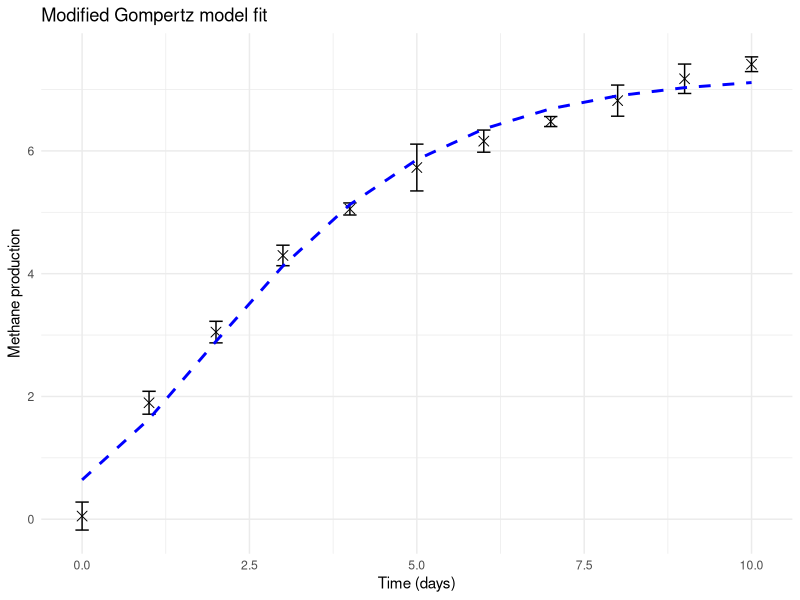

Generate this figure with R:
# ======================================================================
# Gompertz_model.R
# ----------------------------------------------------------------------
# This script fits experimental methane production data
# to the modified Gompertz model and calculates:
#   - Gm: potential methane yield
#   - Rm: maximum methane production rate
#   - lambda: lag phase duration
# It also estimates confidence intervals, R², and generates a plot.
# ======================================================================

# --- Load required packages ---
library(ggplot2)
library(dplyr)

# --- 1. Input data (replace with your own) ---
# Provide two vectors: 
#   t     = time (days)
#   G_obs = cumulative methane production (e.g., mL or mol CH4 / kg VS)
#
# Example dataset (toy data for demonstration only):
t <- rep(0:10, each = 3)  # triplicates
set.seed(123)
G_obs <- 8 * (1 - exp(-0.25 * t)) + rnorm(length(t), sd = 0.2)

# --- 2. Fit the modified Gompertz model ---
start_vals <- list(Gm = max(G_obs), Rm = 1, lambda = 0)

fit <- nls(
  G_obs ~ Gm * exp(-exp((Rm * exp(1) / Gm) * (lambda - t) + 1)),
  start = start_vals,
  control = nls.control(maxiter = 200, tol = 1e-6)
)

# --- 3. Estimated parameters ---
coef_fit <- coef(fit)

# --- 4. 95% confidence intervals & SD approximation ---
ci <- confint(fit)
cat("Parameter estimates (± SD):\n")
for(i in 1:nrow(ci)){
  est <- coef_fit[i]
  sd <- (ci[i,2] - ci[i,1]) / (2 * 1.96)  # SD approx. from 95% CI
  cat(sprintf("  %s = %.3f ± %.3f\n", rownames(ci)[i], est, sd))
}

# --- 5. Model performance (R²) ---
G_pred <- predict(fit)
SS_res <- sum((G_obs - G_pred)^2)
SS_tot <- sum((G_obs - mean(G_obs))^2)
R2 <- 1 - SS_res/SS_tot
cat(sprintf("\nR² = %.4f\n\n", R2))

# --- 6. Summary table (mean ± SD per day) ---
df <- data.frame(t = t, G_obs = G_obs, G_pred = G_pred)
df_summary <- df %>%
  group_by(t) %>%
  summarise(
    G_mean = mean(G_obs),
    G_sd   = sd(G_obs),
    .groups = "drop"
  )

cat("Daily mean ± SD:\n")
for(i in 1:nrow(df_summary)){
  cat(sprintf("  Day %d: %.2f ± %.2f\n",
              df_summary$t[i],
              df_summary$G_mean[i],
              df_summary$G_sd[i]))
}

# --- 7. Plot ---
ggplot() +
  geom_point(data = df_summary, aes(x = t, y = G_mean), 
             shape = 4, size = 3, color = "black") +
  geom_errorbar(data = df_summary, aes(x = t, ymin = G_mean - G_sd, ymax = G_mean + G_sd), 
                width = 0.2, color = "black") +
  geom_line(data = df, aes(x = t, y = G_pred), 
            linetype = "dashed", size = 1, color = "blue") +
  labs(title = "Modified Gompertz model fit",
       x = "Time (days)",
       y = "Methane production") +
  theme_minimal()

